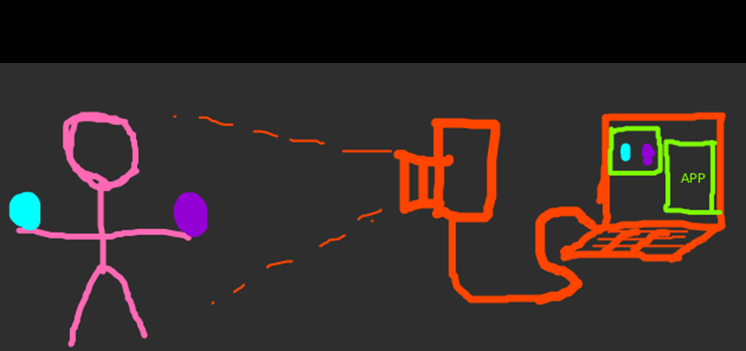
#> input picture 23-4si-cp1-VTRP-main/Imagem1.png, 746 x 351 px, given in place of the camera
$ python testes.py
#> lines starting #> are read from the running program, lines starting #| are printed output that depends on the picture; after the words box and inside, x2 and y2 are one past the last pixel; in counts of white or black regions, pixels touching at a corner belong together
import cv2
import numpy as np
from pynput.keyboard import Key, Controller
import time

# Inicialização do teclado
keyboard = Controller()

# Captura de vídeo da webcam
cap = cv2.VideoCapture(0)

# Valores dos filtros de cor
image_lower_hsv1 = np.array([140, 100, 40])
image_upper_hsv1 = np.array([175, 255, 255])
image_lower_hsv2 = np.array([50, 50, 50])
image_upper_hsv2 = np.array([80, 255, 255])

while True:
    # Leitura do frame da câmera
    ret, frame = cap.read()
#> frame is the input picture: shape (351, 746, 3); mean B, G, R 39, 42.2, 53.1

    # Conversão do frame para o espaço de cor HSV
    hsv_frame = cv2.cvtColor(frame, cv2.COLOR_BGR2HSV)
#> hsv_frame: shape (351, 746, 3); mean H, S, V 8.8, 24, 55.6

    # Aplicação dos filtros de cor
    filter1 = cv2.inRange(hsv_frame, image_lower_hsv1, image_upper_hsv1)
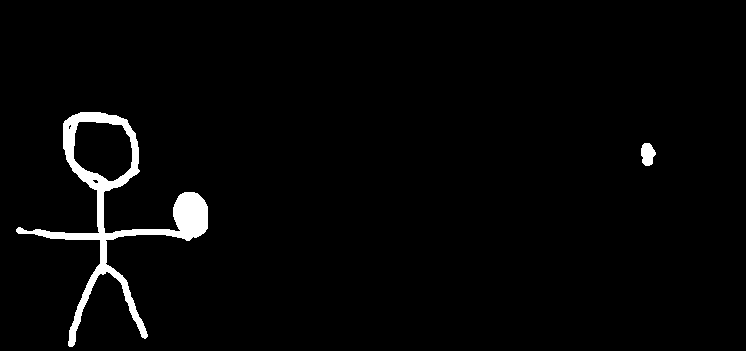
#> filter1: shape (351, 746); 2.4% white; 2 white regions, box (x1, y1, x2, y2) and area: (16, 112, 208, 347) 6148, (641, 143, 656, 166) 256
    filter2 = cv2.inRange(hsv_frame, image_lower_hsv2, image_upper_hsv2)
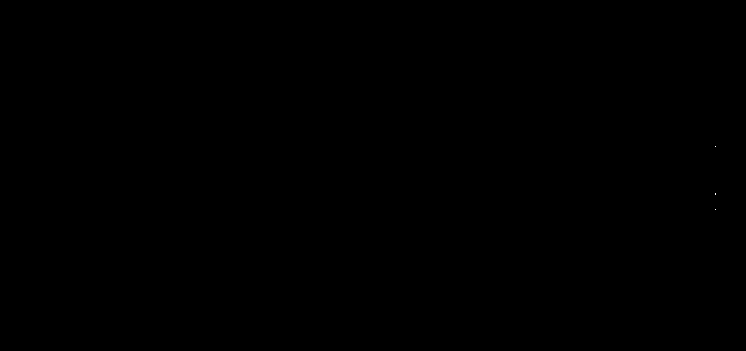
#> filter2: shape (351, 746); 0% white in thin lines or dots, all inside (x1, y1, x2, y2) = (715, 146, 716, 210)
    filter = filter1 + filter2
#> filter: shape (351, 746); 2.4% white; 5 white regions (3 under 20 px)

    # Encontrar contornos na imagem filtrada
    contours, _ = cv2.findContours(filter, cv2.RETR_EXTERNAL, cv2.CHAIN_APPROX_SIMPLE)
#> contours = 5 contours, 3 with area under 20; largest, box (x1, y1, x2, y2) and area: (16, 112, 208, 347) 8342, (641, 143, 656, 166) 228

    # Encontrar os dois maiores contornos
    sorted_contours = sorted(contours, key=cv2.contourArea, reverse=True)[:2]
#> sorted_contours = 2 contours; box (x1, y1, x2, y2) and area: (16, 112, 208, 347) 8342, (641, 143, 656, 166) 228

    # Encontrar os centros dos contornos
    centers = []
    for contour in sorted_contours:
        moments = cv2.moments(contour)
        if moments["m00"] != 0:
            center_x = int(moments["m10"] / moments["m00"])
            center_y = int(moments["m01"] / moments["m00"])
            centers.append((center_x, center_y))
#> this loop made 2 passes
#> (center_x, center_y) on passes 1 to 2: (114, 190), (647, 153)
#> after the loop, centers = [(114, 190), (647, 153)]

    # Desenhar reta entre os centros dos contornos
    if len(centers) == 2:
        center1, center2 = centers
#> center1 = (114, 190); center2 = (647, 153)
        cv2.line(frame, center1, center2, (0, 255, 0), 2)

        # Calcular o ângulo de inclinação da reta em relação ao plano horizontal
        angle = np.rad2deg(np.arctan2(center2[1] - center1[1], center2[0] - center1[0]))
#> angle = -3.97
        if angle < -169 or angle > 170:
            print("Pressionando w")
            keyboard.press('w')
            time.sleep(0.2)
            keyboard.release('w')
        elif -168 <= angle <= -145:
            print("Pressionando w+a")
            keyboard.press('w')
            keyboard.press('a')
            time.sleep(0.2)
            keyboard.release('w')
            keyboard.release('a')
        elif 145 <= angle <= 164:
            print("Pressionando w+d")
            keyboard.press('w')
            keyboard.press('d')
            time.sleep(0.2)
            keyboard.release('w')
            keyboard.release('d')
        elif 20 <= angle <= 30:
            print("Pressionando w+a")
            keyboard.press('w')
            keyboard.press('a')
            time.sleep(0.2)
            keyboard.release('w')
            keyboard.release('a')

        # Escrever o ângulo na imagem
        cv2.putText(frame, f"Angulo: {angle:.2f}", (10, 30), cv2.FONT_HERSHEY_SIMPLEX, 1, (0, 0, 255), 2)
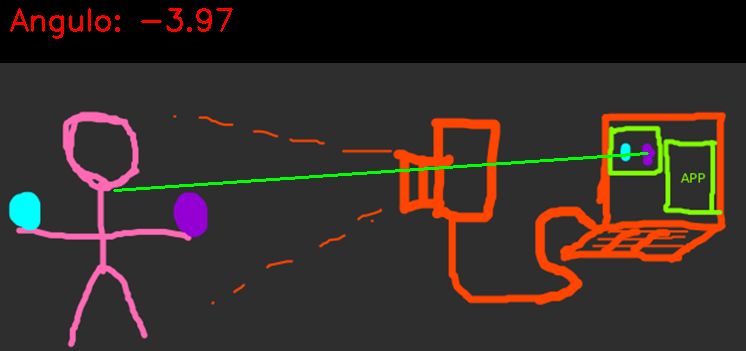
#> frame: shape (351, 746, 3); mean B, G, R 38.7, 43.5, 53.9

    # Mostrar a imagem na tela
    cv2.imshow("Frame", frame)

     # Sai do loop se a tecla 'q' for pressionada
    if cv2.waitKey(1) & 0xFF == ord('q'):
#> (key q is pressed here)
        break

# Libera os recursos
cap.release()
cv2.destroyAllWindows()
